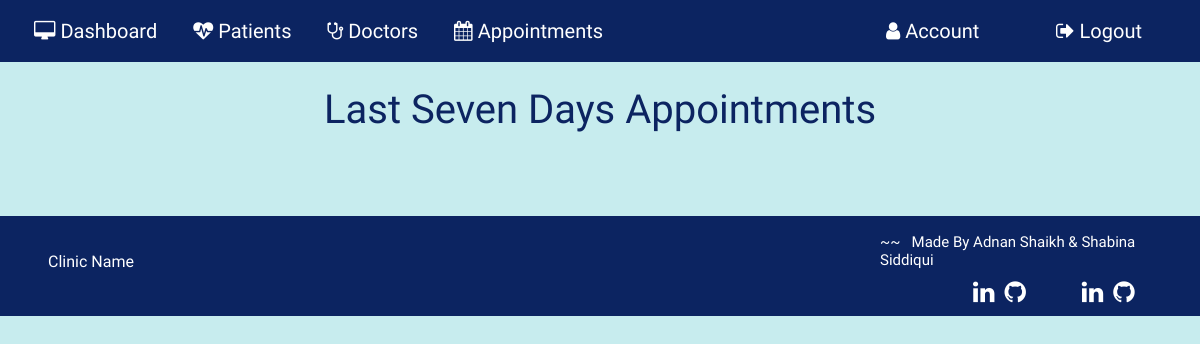
Before: /allapp (signed in) with the older database file.
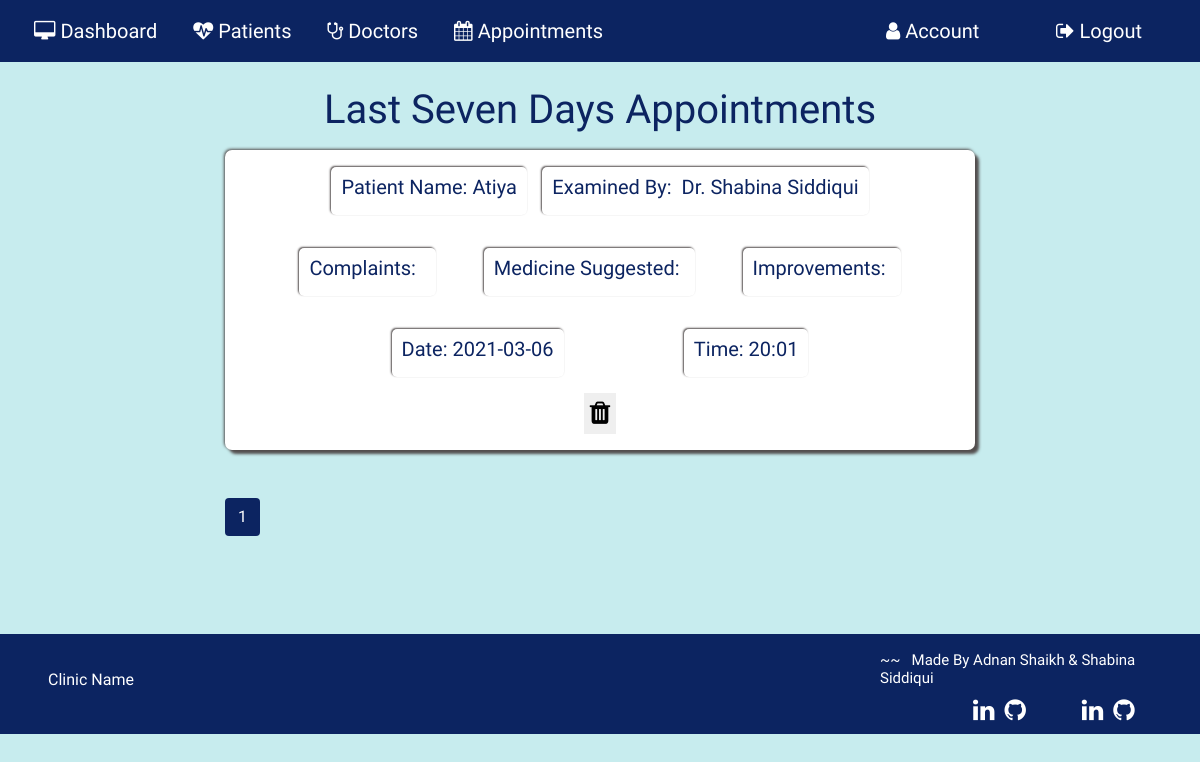
After: the same page with the newer database file.
### application/routes.py (models this page shows, shortened)
class Appointments(db.Model):
  __tablename__ = 'Appointments'
  id = db.Column(db.Integer, primary_key=True)
  pname=db.Column(db.String(100))
  examinedby = db.Column(db.String(100))
  complaint = db.Column(db.String(5000))
  medicine_suggested = db.Column(db.String(5000))
  improvements = db.Column(db.String(5000))
  date= db.Column(db.String(50))
  time= db.Column(db.String(50))

### application/routes.py (the view)
@app.route('/allapp', methods=['POST', 'GET'])
def allapp():
  if 'username' in session:
    today= datetime.date.today()
    seven_days_ago = datetime.date.today() - timedelta(days = 7)
    page= request.args.get('page', 1, type=int)
    allapp = Appointments.query.filter(Appointments.date<=today, Appointments.date >=seven_days_ago).paginate(page=page, per_page=5)
    return render_template('allappointment.html', allapp=allapp)

### application/templates/allappointment.html
{% extends 'layout.html' %}{% include 'includes/nav.html' %} {% block content%}
<section id="allapp">
  <div class="allapp-section">
    <h1 class="text-center mt-4">Last Seven Days Appointments</h1>
    {% for i in allapp.items %}
    <div class="form-style seven-app mt-3 d-flex">
      <div class="d-flex flex-column justify-content-around card-content">
        <div class="d-flex flex-row justify-content-between mx-5">
          <div class="card-box">
            <label for="">Patient Name:&nbsp;{{i.pname}}</label>
          </div>
          <div class="card-box">
            <label for="">Examined By: &nbsp;{{i.examinedby}}</label>
          </div>
        </div>
        <div class="d-flex flex-row justify-content-between mx-3">
          <div class="mr-5 card-box">
            <label for="">Complaints: &nbsp;{{i.complaint}}</label>
          </div>
          <div class="mr-5 card-box">
            <label for=""
              >Medicine Suggested:&nbsp;{{i.medicine_suggested}}</label
            >
          </div>
          <div class="card-box">
            <label for="">Improvements:&nbsp;{{i.improvements}}</label>
          </div>
        </div>
        <div class="d-flex flex-row justify-content-around mx-5">
          <div class="card-box">
            <label for="">Date:&nbsp;{{i.date}}</label>
          </div>
          <div class="card-box">
            <label for="">Time:&nbsp;{{i.time}}</label>
          </div>
        </div>
      </div>
      <div class="app-del-btn">
        <div class="d-flex justify-content-center mb-3">
          <button
            type="button"
            class="dbutton"
            onclick="window.location='/deleteapp/{{ i.id }}'"
          >
            <i class="fa fa-trash" aria-hidden="true"></i>
          </button>
        </div>
      </div>
    </div>
    {% endfor %} {% for page_num in allapp.iter_pages(left_edge=1, right_edge=1,
    left_current=1, right_current=2) %} {% if page_num %} {% if allapp.page ==
    page_num %}
    <a
      class="btn pagenum_current mb-4 mt-5"
      href="{{ url_for('allapp', page=page_num) }}"
      >{{ page_num }}</a
    >
    {% else %}
    <a
      class="btn pagenum mb-4 mt-5"
      href="{{ url_for('allapp', page=page_num) }}"
      >{{ page_num }}</a
    >
    {% endif %} {% else %} ... {% endif %} {% endfor %}
  </div>
  <br />
  {% include "includes/footer.html" %}
</section>
{% endblock content%}

Changed rows visible on the page:
added Appointments: pname "Atiya", examinedby "Dr. Shabina Siddiqui", date "2021-03-06", time "20:01"
Other visible differences:
new list line: "1"
